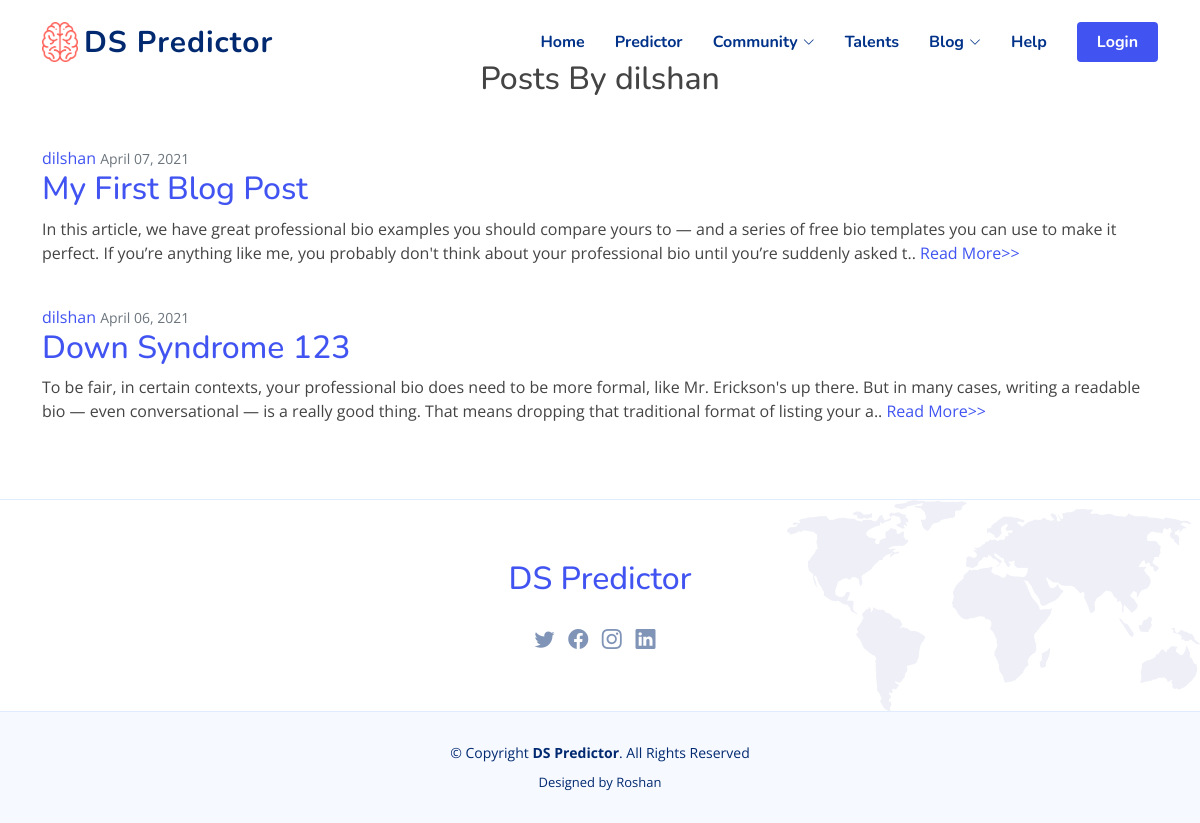
The page /blog/user/dilshan/ on the database its author committed.
### blog/models.py (models this page shows, shortened)
class Post(models.Model):
    author = models.ForeignKey(
        settings.AUTH_USER_MODEL, on_delete=models.CASCADE)
    title = models.CharField(max_length=100)
    brief = models.TextField(max_length=500,default="")
    content = models.TextField()
    liked = models.ManyToManyField(
        settings.AUTH_USER_MODEL, blank=True, related_name='liked')
    date_posted = models.DateTimeField(default=timezone.now)
    pic = models.ImageField(upload_to='photos/%Y/%m/%d/', default='photos\2021\04\06\01.png')
    objects = PostManager()
    class Meta:
        ordering = ('-date_posted', )

### blog/views.py (the view)
# urls.py: path('user/<str:username>/', UserPostListView.as_view(), name='user_posts'),
class UserPostListView(ListView):
    model = Post
    template_name = 'blog/user_posts.html'
    context_object_name = 'posts'
    paginate_by = 5
    def get_queryset(self):
        user = get_object_or_404(User, username=self.kwargs.get('username'))
        return Post.objects.filter(author=user).order_by('-date_posted')

### templates/blog/user_posts.html (shortened to what this page needs)
{% extends 'base.html' %}
{% load static %}
{% load crispy_forms_tags %}
{% block content %}
<div class="main-content">
<section>
    <div class="container">
      <div class="title-health-box wow fadeInUp text-center" data-wow-duration="0.9s">
        <h2 class="title font-weight-bold">Posts By {{view.kwargs.username}}</h2>
      </div>
      <div class="row align-items-center">
        {% for post in posts %}
            <article class="media content-section">
              <div class="media-body">
                <div class="article-metadata">
                  <a class="mr-2" href="{% url 'user_posts' post.author.username %}">{{ post.author }}</a>
                  <small class="text-muted">{{ post.date_posted|date:"F d, Y" }}</small>
                </div>
              <h2><a class="article-title" href="{% url 'post_detail' post.pk %}">{{ post.title }}</a></h2>
                <p class="article-content">{{ post.content| slice:":265"  }}..<a href="{% url 'post_detail' post.pk %}"> Read More>></a></p>
              </div>
            </article>
        {% endfor %}
      </div>
    </div>
  </section>
</div>
{% endblock content %}

### dspredictor/static/assets/css/style.css (style rules this page uses)
:root { scroll-behavior: smooth; }
body { font-family: "Open Sans", sans-serif; color: #444444; }
a { color: #4154f1; text-decoration: none; }
h1, h2, h3, h4, h5, h6 { font-family: "Nunito", sans-serif; }
section { padding: 60px 0; overflow: hidden; }

### rows shown on the page
Post: author "dilshan", date_posted "April 07, 2021", title "My First Blog Post", content "In this article, we have great professional bio examples you should compare yours to — and a series of free bio templates you can use to make it perfect. If you’re anything like me, you probably don't think about your professional bio until you’re suddenly asked t"
Post: author "dilshan", date_posted "April 06, 2021", title "Down Syndrome 123", content "To be fair, in certain contexts, your professional bio does need to be more formal, like Mr. Erickson's up there. But in many cases, writing a readable bio — even conversational — is a really good thing. That means dropping that traditional format of listing your a"

### other values the page prints
{{ view.kwargs.username }} "dilshan"
